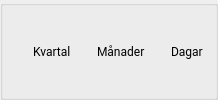
            <widget class="QGroupBox" name="groupBox_7">
             <property name="styleSheet">
              <string notr="true">QGroupBox#groupBox_7{ 
    /* border: 1px solid gray; 
     border-radius: 6px; */
	 border:0; 
     background-color: transparent;
 }

QGroupBox::title { 
    background-color: transparent;
 }</string>
             </property>
             <property name="title">
              <string/>
             </property>
             <layout class="QHBoxLayout" name="horizontalLayout_3">
              <item>
               <widget class="QRadioButton" name="quartersRB">
                <property name="font">
                 <font>
                  <family>Roboto</family>
                 </font>
                </property>
                <property name="styleSheet">
                 <string notr="true">QRadioButton{
background-color: transparent;
}

QRadioButton::indicator  {
    width: 13px;
    height: 13px;
}
 
QRadioButton::indicator:unchecked  {
    image: url(:/MyFiles/pic/radiobutton_unchecked.png);
}
 
QRadioButton::indicator:unchecked:hover  {
    image: url(:/MyFiles/pic/radiobutton_unchecked_hover.png);
}
 
 
QRadioButton::indicator:checked  {
    image: url(:/MyFiles/pic/radiobutton_checked.png);
}
 
QRadioButton::indicator:checked:hover  {
    image: url(:/MyFiles/pic/radiobutton_checked_hover.png);
}</string>
                </property>
                <property name="text">
                 <string>Kvartal</string>
                </property>
               </widget>
              </item>
              <item>
               <widget class="QRadioButton" name="monthsRB">
                <property name="font">
                 <font>
                  <family>Roboto</family>
                 </font>
                </property>
                <property name="styleSheet">
                 <string notr="true">QRadioButton{
background-color: transparent;
}

QRadioButton::indicator  {
    width: 13px;
    height: 13px;
}
 
QRadioButton::indicator:unchecked  {
    image: url(:/MyFiles/pic/radiobutton_unchecked.png);
}
 
QRadioButton::indicator:unchecked:hover  {
    image: url(:/MyFiles/pic/radiobutton_unchecked_hover.png);
}
 
 
QRadioButton::indicator:checked  {
    image: url(:/MyFiles/pic/radiobutton_checked.png);
}
 
QRadioButton::indicator:checked:hover  {
    image: url(:/MyFiles/pic/radiobutton_checked_hover.png);
}</string>
                </property>
                <property name="text">
                 <string>Månader</string>
                </property>
               </widget>
              </item>
              <item>
               <widget class="QRadioButton" name="daysRB">
                <property name="font">
                 <font>
                  <family>Roboto</family>
                 </font>
                </property>
                <property name="styleSheet">
                 <string notr="true">QRadioButton{
background-color: transparent;
}

QRadioButton::indicator  {
    width: 13px;
    height: 13px;
}
 
QRadioButton::indicator:unchecked  {
    image: url(:/MyFiles/pic/radiobutton_unchecked.png);
}
 
QRadioButton::indicator:unchecked:hover  {
    image: url(:/MyFiles/pic/radiobutton_unchecked_hover.png);
}
 
 
QRadioButton::indicator:checked  {
    image: url(:/MyFiles/pic/radiobutton_checked.png);
}
 
QRadioButton::indicator:checked:hover  {
    image: url(:/MyFiles/pic/radiobutton_checked_hover.png);
}</string>
                </property>
                <property name="text">
                 <string>Dagar</string>
                </property>
               </widget>
              </item>
             </layout>
            </widget>
